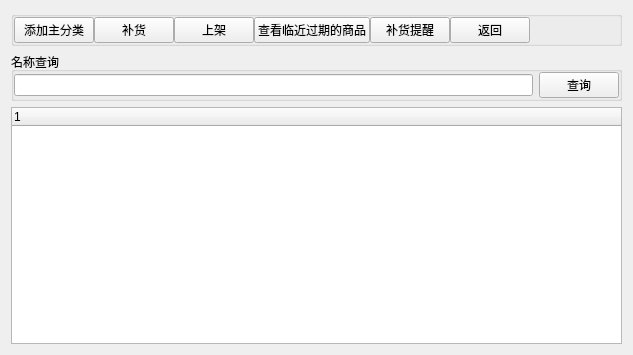
<?xml version="1.0" encoding="UTF-8"?>
<ui version="4.0">
 <class>sr_goodstreeshow</class>
 <widget class="QWidget" name="sr_goodstreeshow">
  <property name="geometry">
   <rect>
    <x>0</x>
    <y>0</y>
    <width>633</width>
    <height>355</height>
   </rect>
  </property>
  <property name="windowTitle">
   <string>sr_goodstreeshow</string>
  </property>
  <property name="windowIcon">
   <iconset resource="resource/shopicon.qrc">
    <normaloff>:/shelf.png</normaloff>:/shelf.png</iconset>
  </property>
  <layout class="QGridLayout" name="gridLayout">
   <item row="0" column="0">
    <widget class="QGroupBox" name="groupBox">
     <property name="title">
      <string/>
     </property>
     <layout class="QHBoxLayout" name="horizontalLayout">
      <property name="spacing">
       <number>0</number>
      </property>
      <property name="leftMargin">
       <number>0</number>
      </property>
      <property name="topMargin">
       <number>0</number>
      </property>
      <property name="rightMargin">
       <number>0</number>
      </property>
      <property name="bottomMargin">
       <number>0</number>
      </property>
      <item>
       <widget class="QPushButton" name="addMainSort">
        <property name="text">
         <string>添加主分类</string>
        </property>
       </widget>
      </item>
      <item>
       <widget class="QPushButton" name="replenish">
        <property name="text">
         <string>补货</string>
        </property>
       </widget>
      </item>
      <item>
       <widget class="QPushButton" name="outofstock">
        <property name="text">
         <string>上架</string>
        </property>
       </widget>
      </item>
      <item>
       <widget class="QPushButton" name="rot">
        <property name="text">
         <string>查看临近过期的商品</string>
        </property>
       </widget>
      </item>
      <item>
       <widget class="QPushButton" name="replenishremind">
        <property name="text">
         <string>补货提醒</string>
        </property>
       </widget>
      </item>
      <item>
       <widget class="QPushButton" name="back">
        <property name="text">
         <string>返回</string>
        </property>
       </widget>
      </item>
      <item>
       <spacer name="horizontalSpacer">
        <property name="orientation">
         <enum>Qt::Horizontal</enum>
        </property>
        <property name="sizeHint" stdset="0">
         <size>
          <width>40</width>
          <height>20</height>
         </size>
        </property>
       </spacer>
      </item>
      <item>
       <spacer name="horizontalSpacer_2">
        <property name="orientation">
         <enum>Qt::Horizontal</enum>
        </property>
        <property name="sizeHint" stdset="0">
         <size>
          <width>40</width>
          <height>20</height>
         </size>
        </property>
       </spacer>
      </item>
     </layout>
    </widget>
   </item>
   <item row="1" column="0">
    <widget class="QGroupBox" name="groupBox_2">
     <property name="title">
      <string>名称查询</string>
     </property>
     <layout class="QHBoxLayout" name="horizontalLayout_2">
      <property name="leftMargin">
       <number>0</number>
      </property>
      <property name="topMargin">
       <number>0</number>
      </property>
      <property name="rightMargin">
       <number>0</number>
      </property>
      <property name="bottomMargin">
       <number>0</number>
      </property>
      <item>
       <widget class="QLineEdit" name="name"/>
      </item>
      <item>
       <widget class="QPushButton" name="query">
        <property name="text">
         <string>查询</string>
        </property>
       </widget>
      </item>
     </layout>
    </widget>
   </item>
   <item row="2" column="0">
    <widget class="QTreeWidget" name="treeWidget">
     <column>
      <property name="text">
       <string notr="true">1</string>
      </property>
     </column>
    </widget>
   </item>
  </layout>
 </widget>
 <layoutdefault spacing="6" margin="11"/>
 <resources>
  <include location="resource/shopicon.qrc"/>
 </resources>
 <connections/>
</ui>
